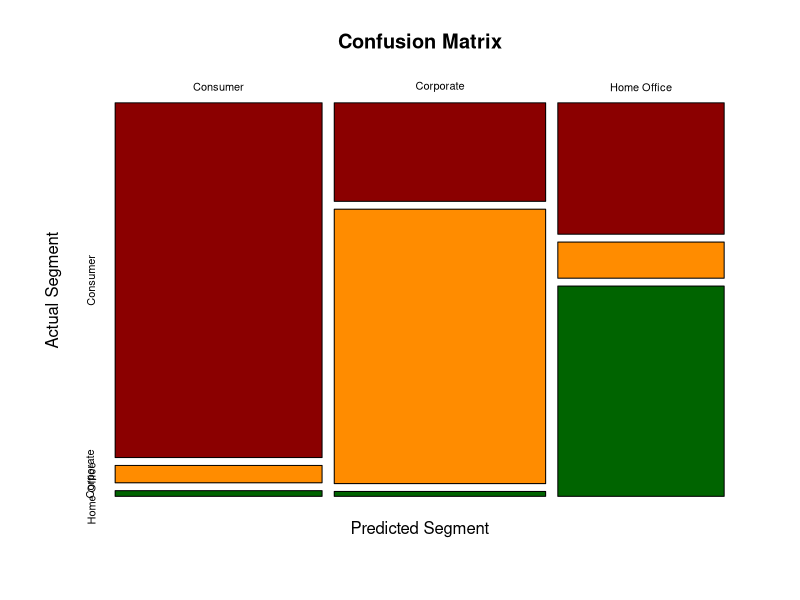
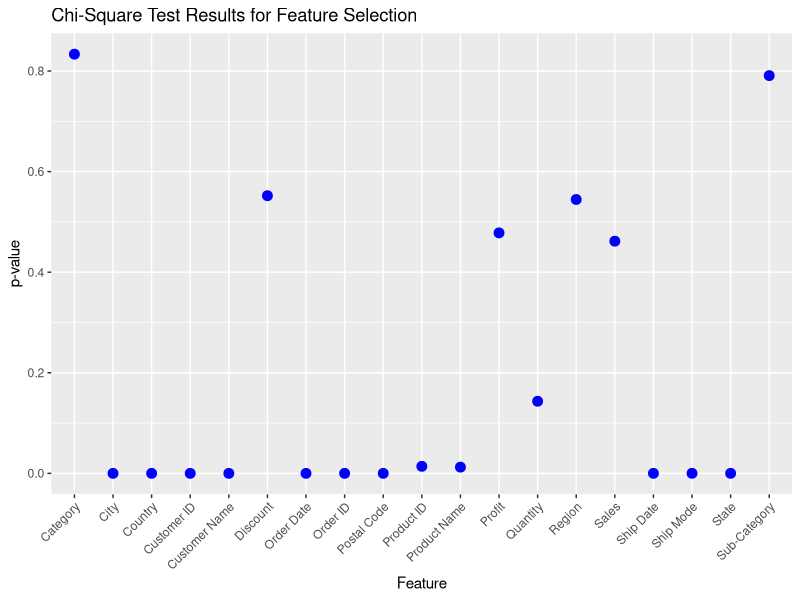
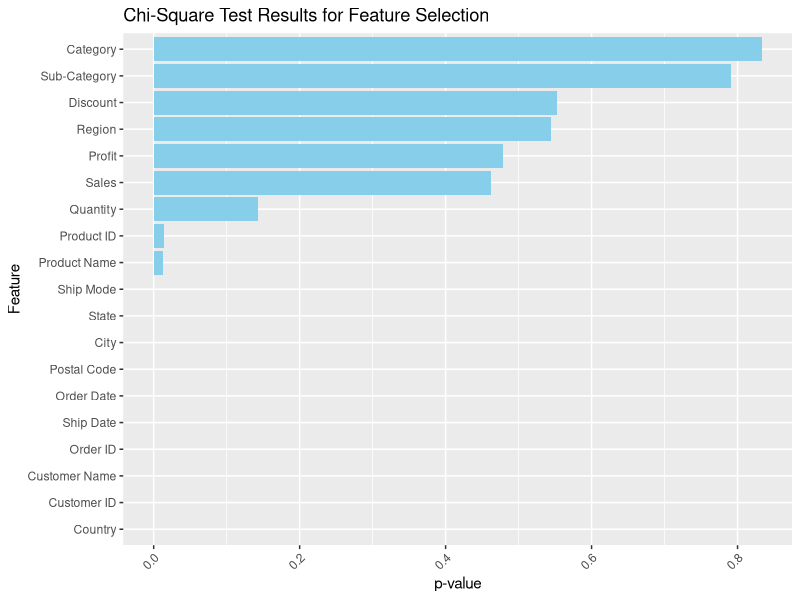

R code for these plots, in order:
# Package to read xls
library(dplyr)
library("readxl")
library(e1071)
library(caret)
library(ggplot2)

# set working directory
setwd("C:/Users/Acer/Dropbox/PC/Desktop/CPC351/project")

# load dataset
sales <- read_excel("Electronic-store-sales-details.xls")

# Converting the attributes to categorical
sales$`Order ID` <- factor(sales$`Order ID`)
sales$`Ship Mode` <- factor(sales$`Ship Mode`)
sales$`Customer ID` <- factor(sales$`Customer ID`)
sales$`Customer Name` <- factor(sales$`Customer Name`)
sales$Segment <- factor(sales$Segment)
sales$Country <- factor(sales$Country)
sales$City <- factor(sales$City)
sales$State <- factor(sales$State)
sales$Region <- factor(sales$Region)
sales$`Product ID` <- factor(sales$`Product ID`)
sales$Category <- factor(sales$Category)
sales$`Sub-Category` <- factor(sales$`Sub-Category`)
sales$`Product Name` <- factor(sales$`Product Name`)

# getting the values in attribute segment
summary(sales$Segment)

# Data preparation

# Check for null values
which(is.na(sales)) # no null values

# Check for duplicate rows
duplicate_indices <- which(duplicated(sales))

# View duplicate rows
duplicate_rows <- sales[duplicate_indices, ] # no duplicate rows

# Remove Row ID attribute because Order ID is already unique
clean_sales <- sales[, !(names(sales) %in% c("Row ID"))]

# Performing data normalisation for scale consistency
# Using range normalization
clean_sales$Sales <- (clean_sales$Sales - min(clean_sales$Sales)) / (max(clean_sales$Sales) - min(clean_sales$Sales))
clean_sales$Quantity <- (clean_sales$Quantity - min(clean_sales$Quantity)) / (max(clean_sales$Quantity) - min(clean_sales$Quantity))
clean_sales$Profit <- (clean_sales$Profit - min(clean_sales$Profit)) / (max(clean_sales$Profit) - min(clean_sales$Profit))

# Perform feature selection using chi-square test
chi_sq_results <- sapply(clean_sales[, -which(names(clean_sales) == "Segment")], function(x) {
  chisq.test(table(x, clean_sales$Segment))$p.value
})

# Select features based on a threshold (e.g., p-value < 0.05)
selected_features <- names(chi_sq_results)[chi_sq_results < 0.05]

# Keep selected features along with the target variable
selected_sales <- clean_sales[, c(selected_features, "Segment")]

# Splitting data set train-test
sample <- sample(c(TRUE, FALSE), nrow(selected_sales), replace = TRUE, prob = c(0.7, 0.3))
train_sales <- selected_sales[sample, ]
test_sales <- selected_sales[!sample, ]

# Convert the target variable (Segment) to a factor
train_sales$Segment <- as.factor(train_sales$Segment)
test_sales$Segment <- as.factor(test_sales$Segment)

# Build the Naive Bayes model
naive_bayes_model <- naiveBayes(Segment ~ ., data = train_sales)

# Print the summary of the model
print(naive_bayes_model)

# Make predictions on the test set
predictions <- predict(naive_bayes_model, newdata = test_sales)

# Create a confusion matrix
conf_matrix <- table(Predicted = predictions, Actual = test_sales$Segment)

# Ensure that the levels of the reference and data are the same
levels(test_sales$Segment) <- levels(predictions)

# Plot the confusion matrix
confusionMatrix_plot <- confusionMatrix(conf_matrix, reference = test_sales$Segment, mode = "everything")

# Display the plot
print(confusionMatrix_plot)

# Display summary statistics for numerical variables
summary(sales[, sapply(sales, is.numeric)])

# Display summary for categorical variables
sapply(sales[, !sapply(sales, is.numeric)], function(x) table(x))

# Define a custom color palette
custom_palette <- c("darkred", "darkorange", "darkgreen", "darkblue")

# Plot the confusion matrix with custom colors
plot(confusionMatrix_plot$table, col = custom_palette, 
     main = "Confusion Matrix", 
     xlab = "Predicted Segment", 
     ylab = "Actual Segment")

# Create a data frame for visualization
chi_sq_data <- data.frame(Feature = names(chi_sq_results), p_value = chi_sq_results)

# Create a scatterplot-like plot with p-values
scatterplot_pvalue <- ggplot(chi_sq_data, aes(x = Feature, y = p_value)) +
  geom_point(color = "blue", size = 3) +  # Set point color and size
  labs(x = "Feature", y = "p-value", title = "Chi-Square Test Results for Feature Selection") +  # Set axis labels and title
  theme(axis.text.x = element_text(angle = 45, hjust = 1))  # Rotate x-axis labels for better visibility

# Display the scatterplot-like plot
print(scatterplot_pvalue)


# Create a data frame for visualization
chi_sq_data <- data.frame(Feature = names(chi_sq_results), p_value = chi_sq_results)

# Sort the data frame by p-value in ascending order
chi_sq_data <- chi_sq_data[order(chi_sq_data$p_value), ]

# Create a bar plot
chi_sq_plot <- ggplot(chi_sq_data, aes(x = reorder(Feature, p_value), y = p_value)) +
  geom_bar(stat = "identity", fill = "skyblue") +  # Bar plot with blue bars
  labs(x = "Feature", y = "p-value", title = "Chi-Square Test Results for Feature Selection") +  # Set axis labels and title
  theme(axis.text.x = element_text(angle = 45, hjust = 1)) +  # Rotate x-axis labels for better visibility
  coord_flip()  # Flip coordinates to create horizontal bars

# Display the bar plot
print(chi_sq_plot)
